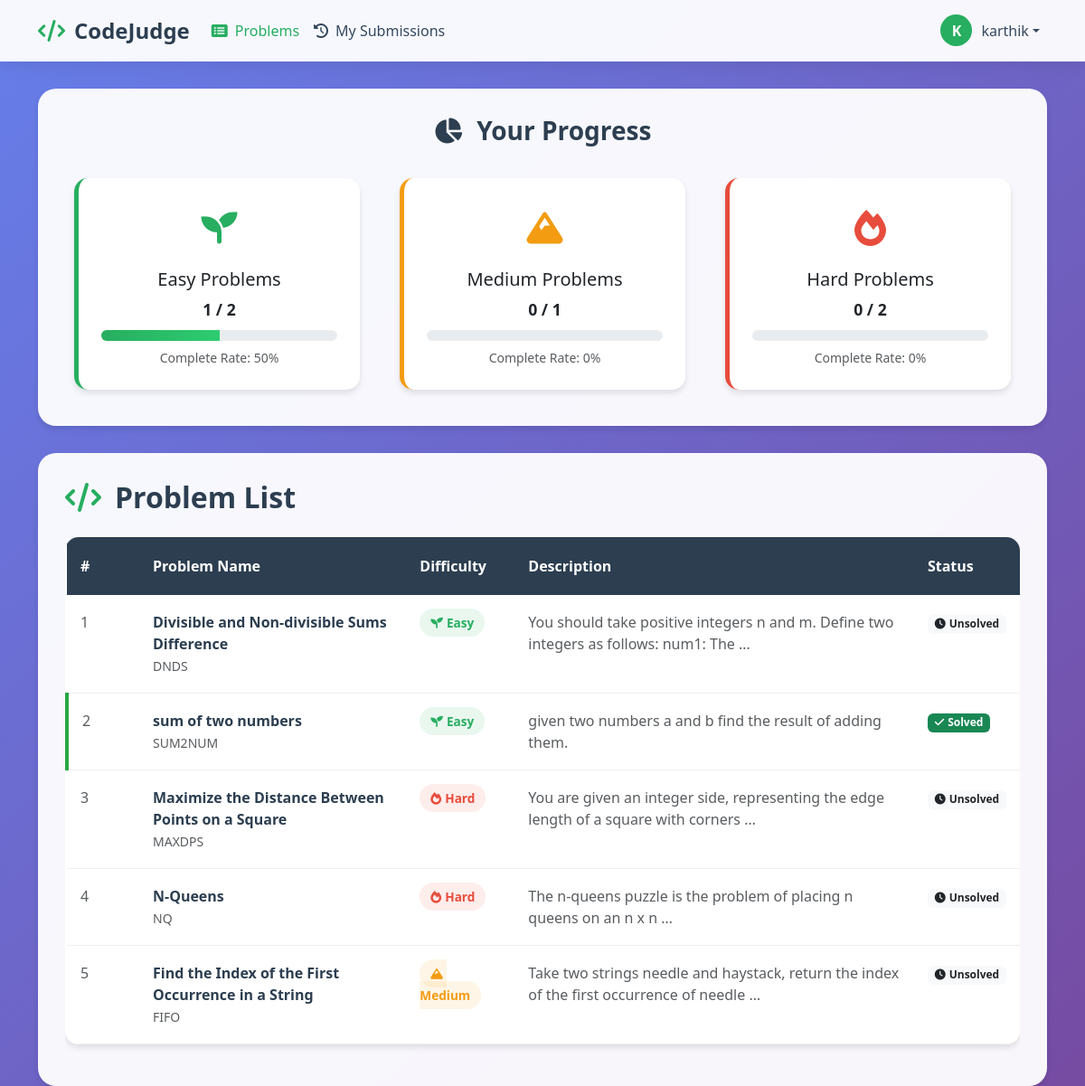
The app's page /problems/ (signed in) with its own data.
### core/models.py (models this page shows, shortened)
class Problem(models.Model):
    DIFFICULTY = (('E','Easy'),('M','Medium'),('H','Hard'))
    name = models.CharField(max_length=100)
    short_code = models.CharField(max_length=40,unique=True)
    statement = models.TextField()
    difficulty = models.CharField(max_length=1,choices=DIFFICULTY)

### core/views.py (the view, shortened to what this page needs)
# urls.py: path('', problems_list, name='problems_list'),  # This handles /problems/
def problems_list(request):
    problems = Problem.objects.all().order_by('difficulty', 'name')
    context = {
        'problems': problems,
        'easy_count': problems.filter(difficulty='E').count(),
        'medium_count': problems.filter(difficulty='M').count(),
        'hard_count': problems.filter(difficulty='H').count(),
    }
    if request.user.is_authenticated:
        accepted_submissions = Submission.objects.filter(
            user=request.user,
            verdict='AC'
        ).values_list('problem__short_code', flat=True).distinct()
        solved_problems = set(accepted_submissions)
        easy_solved = 0
        medium_solved = 0
        hard_solved = 0
        for problem in problems:
            if problem.short_code in solved_problems:
                if problem.difficulty == 'E':
                    easy_solved += 1
                elif problem.difficulty == 'M':
                    medium_solved += 1
                elif problem.difficulty == 'H':
                    hard_solved += 1
        user_progress = {
            'solved_problems': solved_problems,
            'easy_completed': easy_solved,
            'medium_completed': medium_solved,
            'hard_completed': hard_solved,
        }
        context['user_progress'] = user_progress
    return render(request, 'problem_list.html', context)

### core/templates/problem_list.html (shortened to what this page needs)
{% load static %}
<!DOCTYPE html>
<html lang="en">
<head>
    <link href="https://cdn.jsdelivr.net/npm/bootstrap@5.3.0/dist/css/bootstrap.min.css" rel="stylesheet">
    <link href="https://cdnjs.cloudflare.com/ajax/libs/font-awesome/6.0.0/css/all.min.css" rel="stylesheet">
</head>
<body>
    <nav class="navbar navbar-expand-lg custom-navbar sticky-top">
        <div class="container">
            <a class="navbar-brand" href="{% url 'core:problems_list' %}">
                <i class="fas fa-code"></i>CodeJudge
            </a>
            <div class="collapse navbar-collapse" id="navbarNav">
                <ul class="navbar-nav me-auto">
                    <li class="nav-item">
                        <a class="nav-link active" href="{% url 'core:problems_list' %}">
                            <i class="fas fa-list-alt me-2"></i>Problems
                        </a>
                    </li>
                    {% if user.is_authenticated %}
                    <li class="nav-item">
                        <a class="nav-link" href="{% url 'core:submissions_list' %}">
                            <i class="fas fa-history me-2"></i>My Submissions
                        </a>
                    </li>
                    {% endif %}
                </ul>
                <ul class="navbar-nav">
                    {% if user.is_authenticated %}
                    <li class="nav-item dropdown">
                        <a class="nav-link dropdown-toggle user-profile" href="#" id="navbarDropdown" role="button" data-bs-toggle="dropdown">
                            <div class="user-avatar">
                                {{ user.username|first|upper }}
                            </div>
                            {{ user.username }}
                        </a>
                    </li>
                    {% endif %}
                </ul>
            </div>
        </div>
    </nav>
    <div class="container">
        {% if user.is_authenticated %}
        <div class="progress-section animate-fade-up">
            <h3 class="progress-title">
                <i class="fas fa-chart-pie me-3"></i>Your Progress
            </h3>
            <div class="row">
                <div class="col-md-4">
                    <div class="difficulty-card difficulty-easy text-center">
                        <div class="difficulty-icon easy-icon">
                            <i class="fas fa-seedling"></i>
                        </div>
                        <h5>Easy Problems</h5>
                        <div class="difficulty-stats">
                            <span id="easy-completed">{{ user_progress.easy_completed }}</span> / {{ easy_count }}
                        </div>
                        <div class="progress-bar-custom">
                            <div class="progress-fill-easy" data-width="{% if easy_count > 0 %}{% widthratio user_progress.easy_completed easy_count 100 %}{% else %}0{% endif %}"></div>
                        </div>
                        <small class="text-muted mt-2 d-block">
                            Complete Rate:
                            {% if easy_count > 0 %}
                                {% widthratio user_progress.easy_completed easy_count 100 %}%
                            {% else %}
                                0%
                            {% endif %}
                        </small>
                    </div>
                </div>
                <div class="col-md-4">
                    <div class="difficulty-card difficulty-medium text-center">
                        <div class="difficulty-icon medium-icon">
                            <i class="fas fa-mountain"></i>
                        </div>
                        <h5>Medium Problems</h5>
                        <div class="difficulty-stats">
                            <span id="medium-completed">{{ user_progress.medium_completed }}</span> / {{ medium_count }}
                        </div>
                        <div class="progress-bar-custom">
                        </div>
                        <small class="text-muted mt-2 d-block">
                            Complete Rate:
                            {% if medium_count > 0 %}
                                {% widthratio user_progress.medium_completed medium_count 100 %}%
                            {% else %}
                                0%
                            {% endif %}
                        </small>
                    </div>
                </div>
                <div class="col-md-4">
                    <div class="difficulty-card difficulty-hard text-center">
                        <div class="difficulty-icon hard-icon">
                            <i class="fas fa-fire"></i>
                        </div>
                        <h5>Hard Problems</h5>
                        <div class="difficulty-stats">
                            <span id="hard-completed">{{ user_progress.hard_completed }}</span> / {{ hard_count }}
                        </div>
                        <div class="progress-bar-custom">
                        </div>
                        <small class="text-muted mt-2 d-block">
                            Complete Rate:
                            {% if hard_count > 0 %}
                                {% widthratio user_progress.hard_completed hard_count 100 %}%
                            {% else %}
                                0%
                            {% endif %}
                        </small>
                    </div>
                </div>
            </div>
        </div>
        {% endif %}
        <div class="problems-section animate-fade-up">
            <h2 class="section-title">
                <i class="fas fa-code"></i>Problem List
            </h2>
            <div class="table-responsive">
                <table class="table">
                    <thead>
                        <tr>
                            <th style="width: 80px;">#</th>
                            <th>Problem Name</th>
                            <th style="width: 120px;">Difficulty</th>
                            <th>Description</th>
                            <th style="width: 100px;">Status</th>
                        </tr>
                    </thead>
                    <tbody>
                        {% for problem in problems %}
                        <tr class="problem-row {% if problem.short_code in user_progress.solved_problems %}solved-row{% endif %}" data-url="{% url 'core:problem_detail' problem.short_code %}">
                            <td class="text-muted">{{ forloop.counter }}</td>
                            <td>
                                <a href="{% url 'core:problem_detail' problem.short_code %}" class="problem-name">
                                    {{ problem.name }}
                                </a>
                                <br>
                                <small class="text-muted">{{ problem.short_code }}</small>
                            </td>
                            <td>
                                {% if problem.difficulty == 'E' %}
                                    <span class="difficulty-badge badge-easy">
                                        <i class="fas fa-seedling me-1"></i>Easy
                                    </span>
                                {% elif problem.difficulty == 'M' %}
                                    <span class="difficulty-badge badge-medium">
                                        <i class="fas fa-mountain me-1"></i>Medium
                                    </span>
                                {% else %}
                                    <span class="difficulty-badge badge-hard">
                                        <i class="fas fa-fire me-1"></i>Hard
                                    </span>
                                {% endif %}
                            </td>
                            <td>
                                <span class="text-muted">
                                    {{ problem.statement|truncatewords:15 }}
                                </span>
                            </td>
                            <td>
                                {% if problem.short_code in user_progress.solved_problems %}
                                    <span class="badge bg-success">
                                        <i class="fas fa-check me-1"></i>Solved
                                    </span>
                                {% else %}
                                    <span class="badge bg-light text-dark">
                                        <i class="fas fa-clock me-1"></i>Unsolved
                                    </span>
                                {% endif %}
                            </td>
                        </tr>
                        {% endfor %}
                    </tbody>
                </table>
            </div>
        </div>
    </div>
</body>
</html>

### core/templates/problem_list.html (style rules this page uses)
:root { --primary-color: #2c3e50; --secondary-color: #34495e; --success-color: #27ae60; --warning-color: #f39c12; --danger-color: #e74c3c; --light-bg: #ecf0f1; --card-shadow: 0 4px 6px rgba(0, 0, 0, 0.1); }
body { background: linear-gradient(135deg, #667eea 0%, #764ba2 100%); min-height: 100vh; font-family: 'Segoe UI', Tahoma, Geneva, Verdana, sans-serif; }
.custom-navbar { background: rgba(255, 255, 255, 0.95); backdrop-filter: blur(10px); box-shadow: 0 2px 20px rgba(0, 0, 0, 0.1); border-bottom: 1px solid rgba(255, 255, 255, 0.2); }
.navbar-brand { font-weight: 700; font-size: 1.5rem; color: var(--primary-color) !important; }
.navbar-brand i { margin-right: 10px; color: var(--success-color); }
.nav-link { font-weight: 500; color: var(--secondary-color) !important; transition: all 0.3s ease; }
.nav-link.active { color: var(--success-color) !important; }
.progress-section { background: rgba(255, 255, 255, 0.95); backdrop-filter: blur(10px); border-radius: 20px; padding: 30px; margin: 30px 0; box-shadow: var(--card-shadow); }
.progress-title { color: var(--primary-color); font-weight: 700; margin-bottom: 25px; text-align: center; }
.difficulty-card { background: white; border-radius: 15px; padding: 25px; margin: 10px; box-shadow: var(--card-shadow); transition: all 0.3s ease; border-left: 5px solid; }
.difficulty-easy { border-left-color: var(--success-color); }
.difficulty-medium { border-left-color: var(--warning-color); }
.difficulty-hard { border-left-color: var(--danger-color); }
.difficulty-icon { font-size: 2.5rem; margin-bottom: 15px; }
.easy-icon { color: var(--success-color); }
.medium-icon { color: var(--warning-color); }
.hard-icon { color: var(--danger-color); }
.difficulty-stats { font-size: 1.1rem; font-weight: 600; margin-bottom: 10px; }
.progress-bar-custom { height: 12px; border-radius: 10px; background-color: #e9ecef; overflow: hidden; }
.progress-fill-easy { background: linear-gradient(90deg, var(--success-color), #2ecc71); height: 100%; transition: width 1.5s ease-in-out; }
.problems-section { background: rgba(255, 255, 255, 0.95); backdrop-filter: blur(10px); border-radius: 20px; padding: 30px; box-shadow: var(--card-shadow); }
.section-title { color: var(--primary-color); font-weight: 700; margin-bottom: 25px; display: flex; align-items: center; }
.section-title i { margin-right: 15px; color: var(--success-color); }
.table { background: white; border-radius: 15px; overflow: hidden; box-shadow: var(--card-shadow); }
.table thead th { background: var(--primary-color); color: #fff; font-weight: 600; border: none; padding: 20px 15px; }
.table tbody td { padding: 18px 15px; border: none; border-bottom: 1px solid #eee; }
.difficulty-badge { padding: 6px 12px; border-radius: 20px; font-size: 0.85rem; font-weight: 600; }
.badge-easy { background: rgba(39, 174, 96, 0.1); color: var(--success-color); }
.badge-medium { background: rgba(243, 156, 18, 0.1); color: var(--warning-color); }
.badge-hard { background: rgba(231, 76, 60, 0.1); color: var(--danger-color); }
.problem-row { transition: all 0.3s ease; cursor: pointer; }
.solved-row { background: linear-gradient(90deg, rgba(40, 167, 69, 0.05), rgba(255, 255, 255, 0.05)); border-left: 4px solid #28a745; }
.problem-name { font-weight: 600; color: var(--primary-color); text-decoration: none !important; }
.user-profile { display: flex; align-items: center; }
.user-avatar { width: 35px; height: 35px; border-radius: 50%; background: var(--success-color); display: flex; align-items: center; justify-content: center; color: white; font-weight: 600; margin-right: 10px; }
.animate-fade-up { animation: fadeInUp 0.6s ease-out; }

### records on screen
Problem: name "Divisible and Non-divisible Sums Difference", short_code "DNDS", difficulty "E" (drawn), statement "You should take positive integers n and m. Define two integers as follows: num1: The …", shows "Unsolved"
Problem: name "sum of two numbers", short_code "SUM2NUM", difficulty "E" (drawn), statement "given two numbers a and b find the result of adding them.", shows "Solved"
Problem: name "Maximize the Distance Between Points on a Square", short_code "MAXDPS", difficulty "H" (drawn), statement "You are given an integer side, representing the edge length of a square with corners …", shows "Unsolved"
Problem: name "N-Queens", short_code "NQ", difficulty "H" (drawn), statement "The n-queens puzzle is the problem of placing n queens on an n x n …", shows "Unsolved"
Problem: name "Find the Index of the First Occurrence in a String", short_code "FIFO", difficulty "M" (drawn), statement "Take two strings needle and haystack, return the index of the first occurrence of needle …", shows "Unsolved"

### other values on screen
{{ user.username|first|upper }} "K"
{{ user.username }} "karthik"
{{ user_progress.easy_completed }} "1"
{{ easy_count }} "2"
{{ user_progress.medium_completed }} "0"
{{ medium_count }} "1"
{{ user_progress.hard_completed }} "0"
{{ hard_count }} "2"
